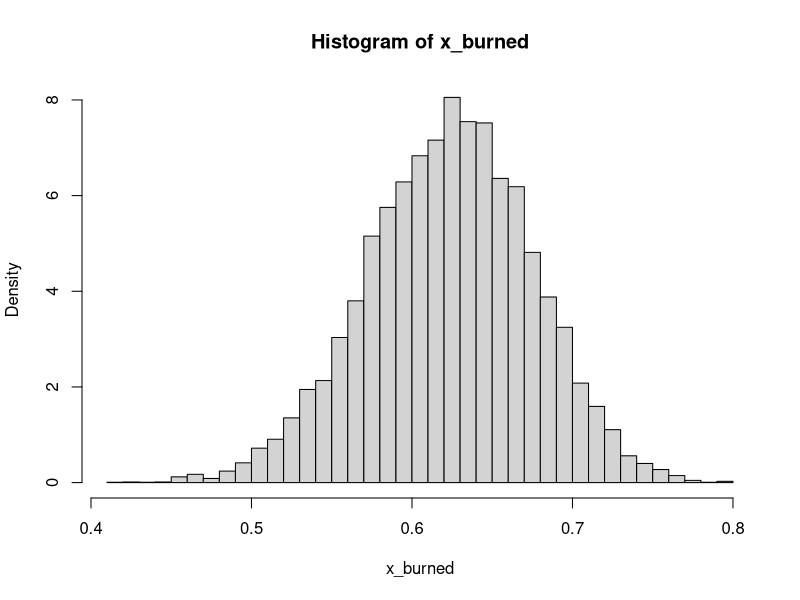
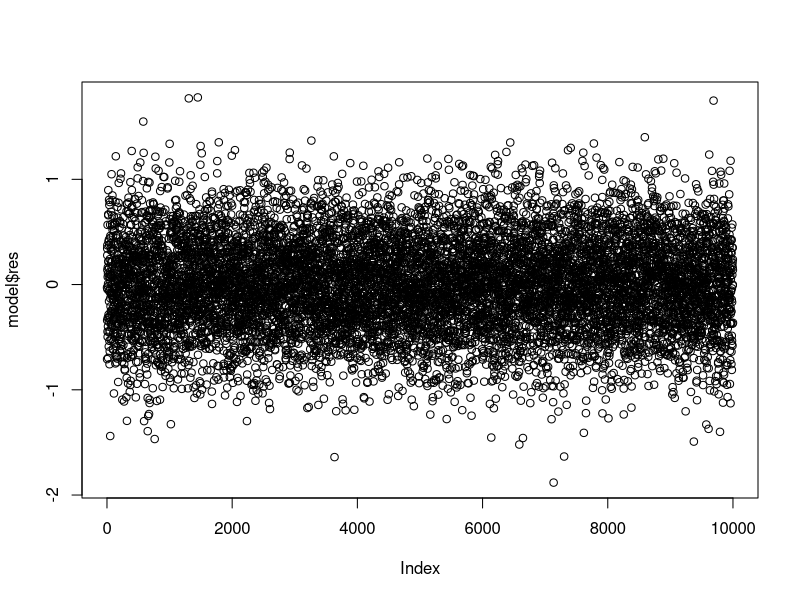
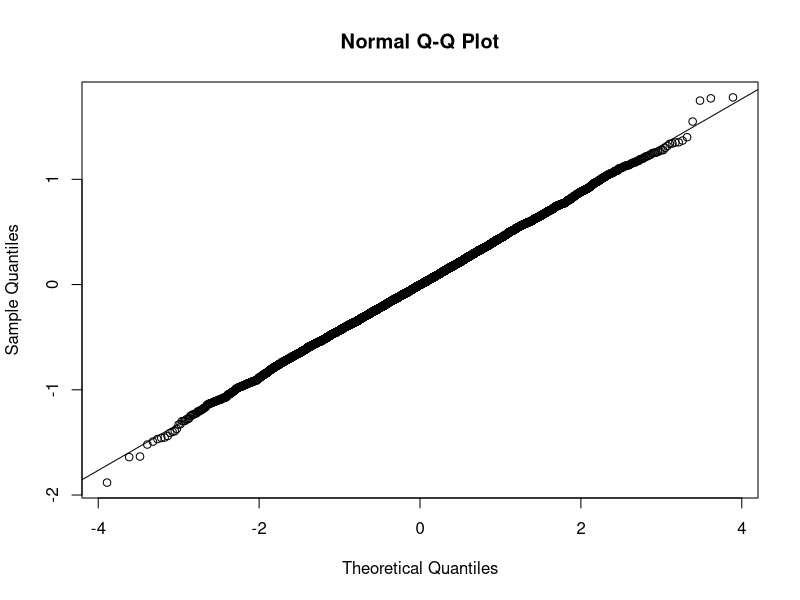
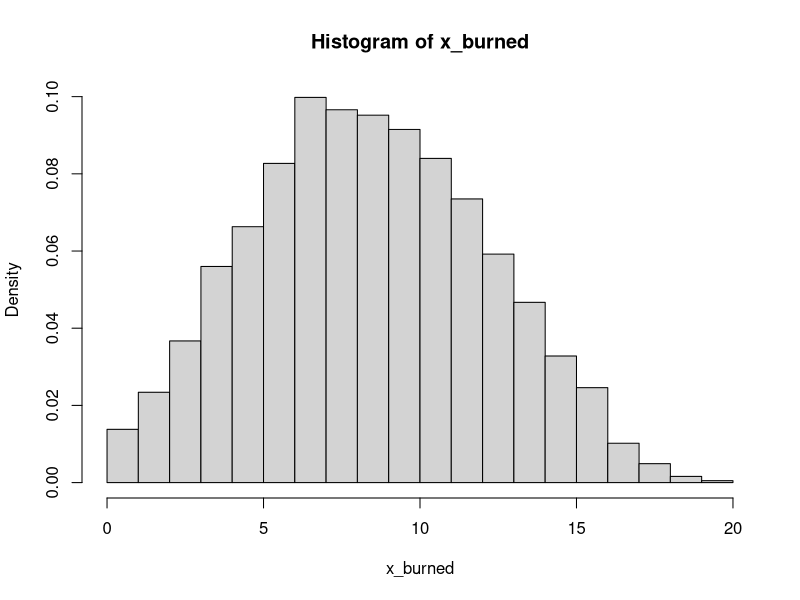

These charts were generated, in order, by the following R code:
## ---- chunk 1
knitr::opts_chunk$set(echo = TRUE)
## ---- chunk 2
groups <- c(125,18,20,34)
w <- 0.1
n <- 20000
x <- numeric(n)
burn <- 5000

prop <- function(a) {
  if (a > 0 && a < 1) {
    (2+a)^groups[1]*(1-a)^(groups[2]+groups[3])*a^groups[4]
  }
  else 0
}

x[1] <- runif(1,0,1)
u <- runif(n)
v <- runif(n, -w,w)

for (i in 2:n) {
  y <- x[i - 1] + v[i]
  if (u[i] <= prop(y)/prop(x[i-1])) {
    x[i] <- y
  }
  else {
    x[i] <- x[i-1]
  }
}

x_burned <- x[(burn+1):n]
theta <- mean(x_burned)
theta
p <- c(0.5+theta/4, (1-theta)/4, (1-theta)/4, theta/4)

p * sum(groups)

hist(x_burned, prob = TRUE, breaks = "Scott")
## ---- chunk 3
n <- 12000
burn <- 2000
X <- matrix(0,n,2)
rho <- 0.9
mu <- 0
sigma <- 1
s <- sqrt(1-rho^2)

for (i in 2:n) {
  x2 <- X[i-1,2]
  m1 <- mu + rho * (x2-mu)
  X[i,1] <- rnorm(1,m1,s)
  x1 <- X[i,1]
  m2 <- mu + rho * (x1-mu)
  X[i,2] <- rnorm(1,m2,s)
}

x <- X[(burn+1):n, 1]
y <- X[(burn+1):n, 2]
model <- lm(y~x)
summary(model)
## ---- chunk 4
plot(model$res)
qqnorm(model$res)
qqline(model$res, cex = 0.25)
## ---- chunk 5
size <- 11000
burn <- 1000
a <- 4
b <- 5
n <- 20

x <- y <- rep(0,n)
x[1] <- rbinom(1, n, 0.5)
y[1] <- rbeta(1, x[1] + a, n-x[1]+b)

for (i in 2:size) {
  x[i] <- rbinom(1, n, y[i-1])
  y[i] <- rbeta(1, x[i]+a, n-x[i]+b)
}

x_burned <- x[(burn+1):size]
y_burned <- y[(burn+1):size]
table <- table(x_burned)/length(x_burned)
## ---- chunk 6
hist(x_burned, prob = TRUE)
